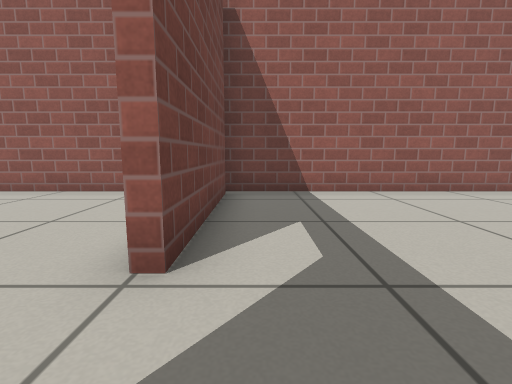
[1] (above)

21 first-person views from a walk through a robot-simulator world made for Gazebo. The camera is 0.5 m above the floor, tilts 8° down and sees 85° across. The floor is counted in squares, 0.5 m on a side. Each view is taken from the middle of a square. On the plan, view 1 faces up. The plan holds only what a view shows up to about 11 squares ahead; the rest is blank. Gazebo's built-in surfaces are drawn with simple patterns.

[2]
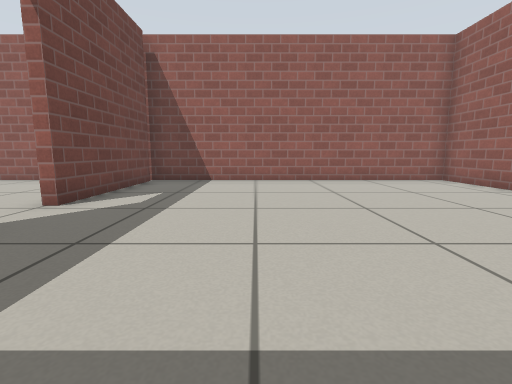

[3]
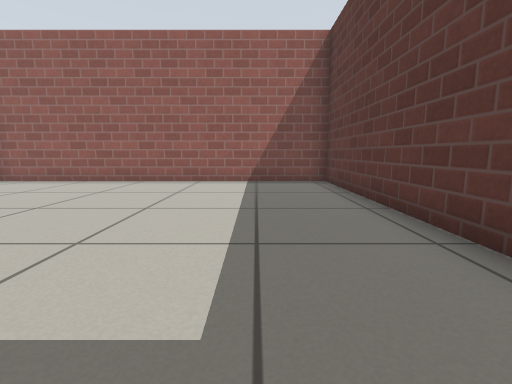

[4]
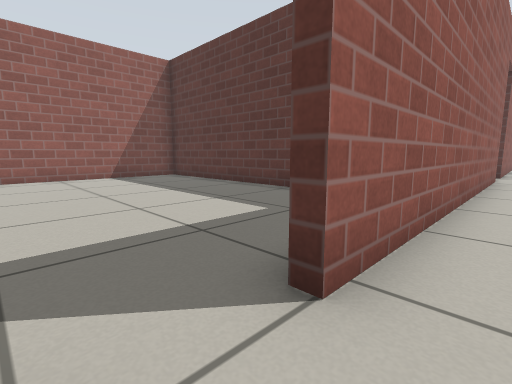

[5]
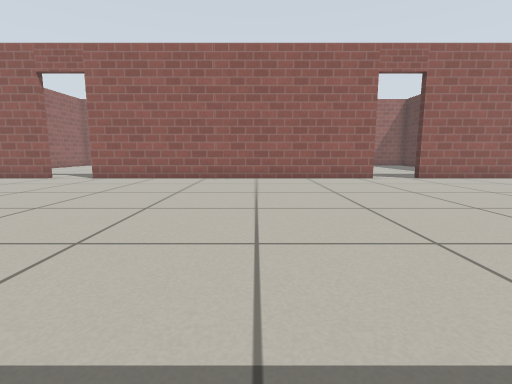

[6]
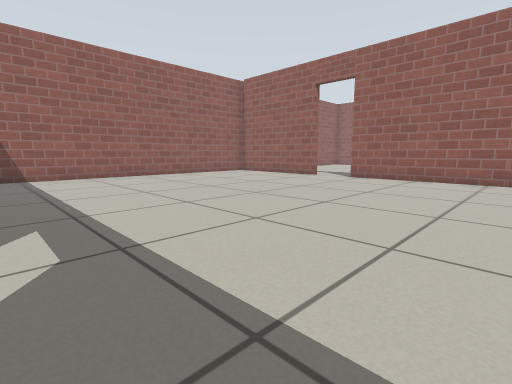

[7]
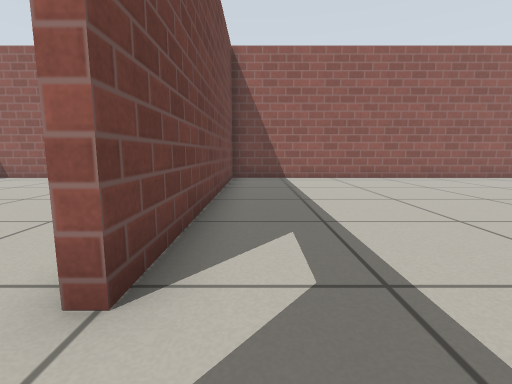

[8]
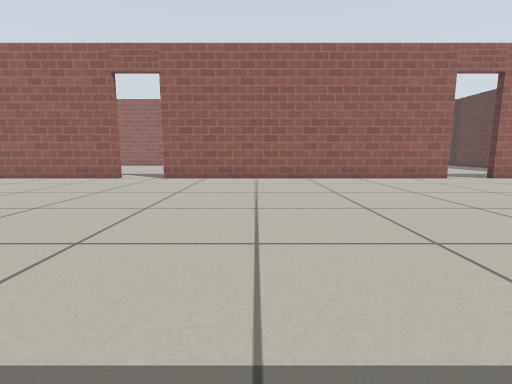

[9]
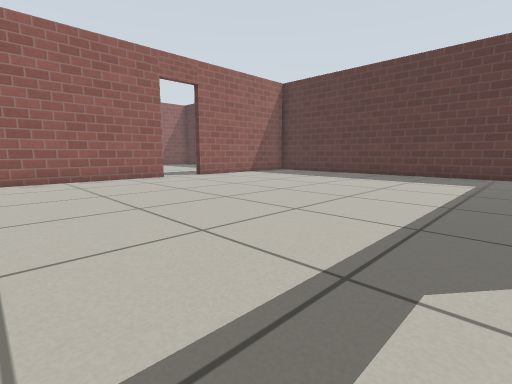

[10]
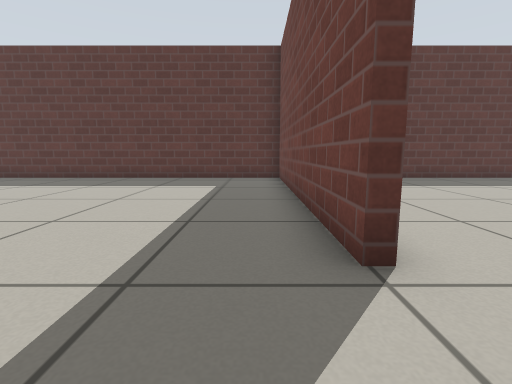

[11]
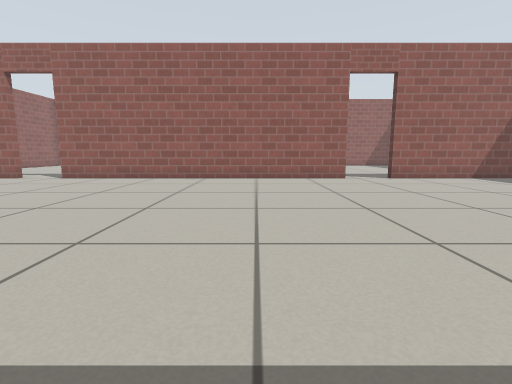

[12]
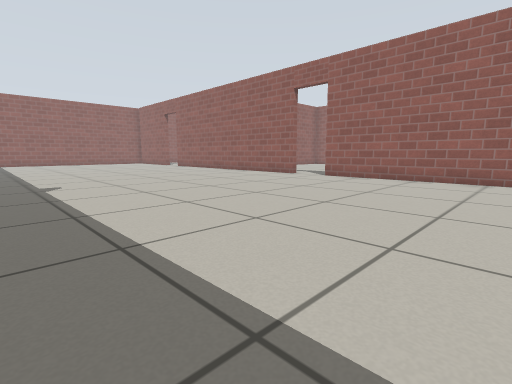

[13]
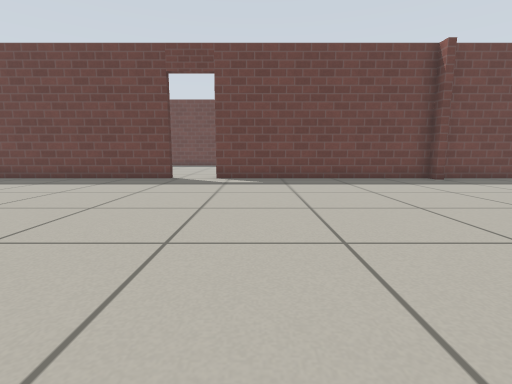

[14]
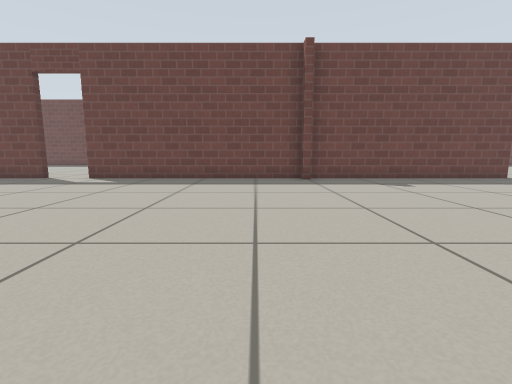

[15]
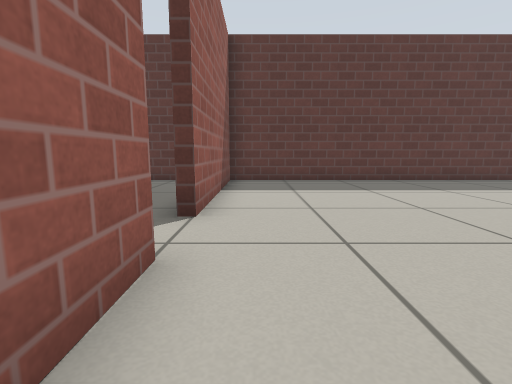

[16]
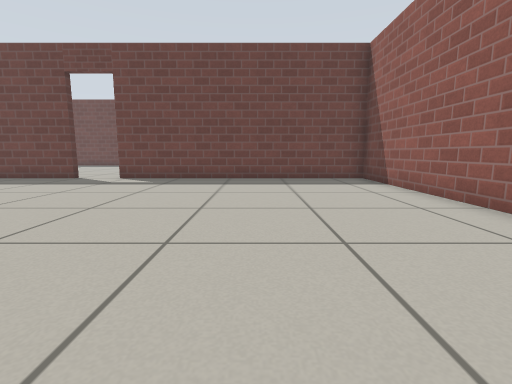

[17]
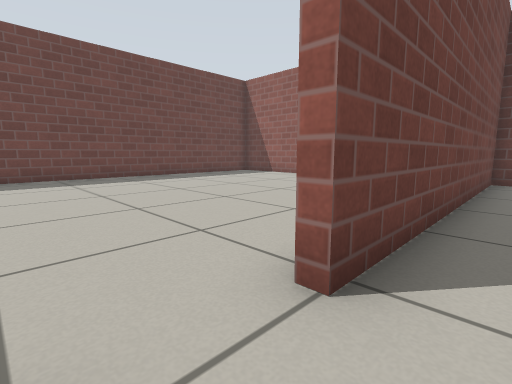

[18]
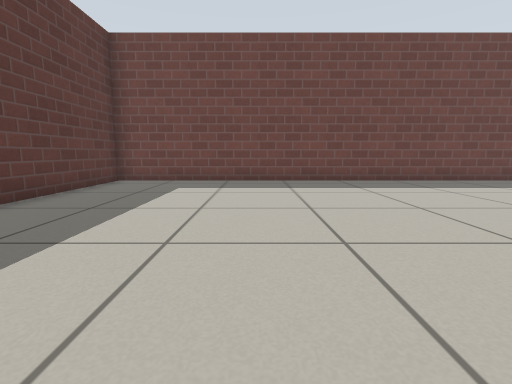

[19]
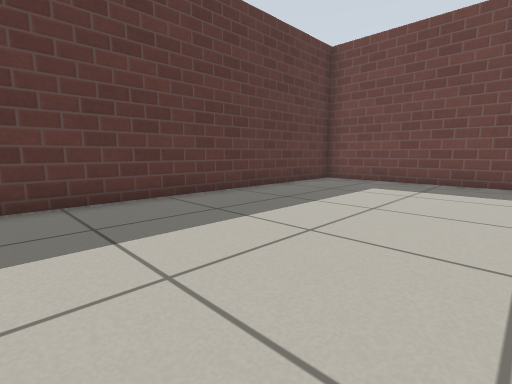

[20]
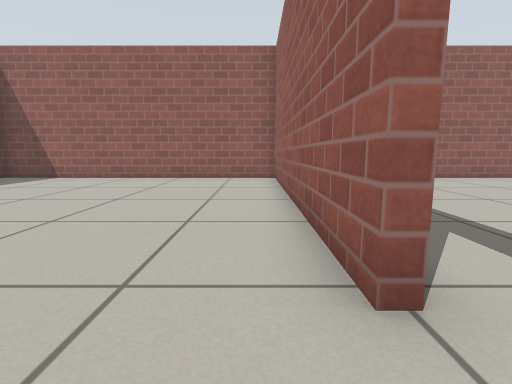

[21]
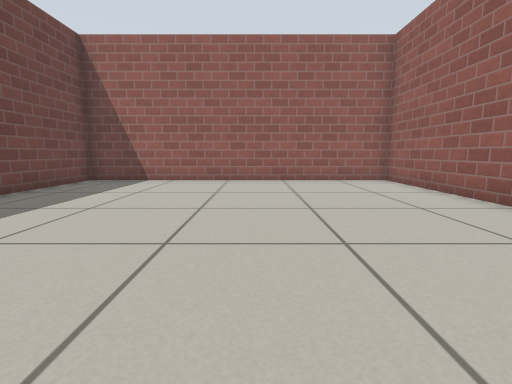

### Floor plan
Ten units are one square. View 1 is at (0, 0); x grows to the right and y downward. Boxes are objects, and circles mark ways between rooms. Rooms are numbered by the first view taken in them; rooms with no view inside come last. Other rooms are left out.
<svg viewBox="-246 -77 349 394">
<path fill="none" stroke="#000" d="M25 45 98 45 98 -72 -9 -72M-7 -69 -7 -22M-129 122 -129 206M-11 106 -11 -5M-129 41 -129 119M-129 222 -129 312 -11 312 -11 253M-11 236 -11 124M-11 -22 -11 -41M-9 -72 -129 -72 -129 24M-132 24 -132 -72 -241 -72 -241 119 -141 119"/>
<circle cx="-10" cy="-15" r="3" fill="#2a7"/>
<circle cx="-130" cy="35" r="3" fill="#2a7"/>
<text x="40" y="-20">1</text>
<text x="-70" y="120">2</text>
<text x="-190" y="20">3</text>
</svg>
Room 1 opens to room 2. Room 2 opens to room 3.

Where each view was taken, in squares from view 1:
view 1: 0 up, 0 right, facing up
view 2: 3 down, 3 right, facing up
view 3: 2 down, 0 right, facing right
view 4: 2 up, 2 left, facing down-right
view 5: 6 down, 12 left, facing right
view 6: 5 down, 12 left, facing up-right
view 7: 4 down, 12 left, facing up
view 8: 16 down, 12 left, facing right
view 9: 18 down, 12 left, facing down-right
view 10: 20 down, 12 left, facing down
view 11: 20 down, 12 left, facing right
view 12: 19 down, 12 left, facing up-right
view 13: 19 down, 2 left, facing left
view 14: 14 down, 2 left, facing left
view 15: 21 down, 2 left, facing down
view 16: 3 up, 2 left, facing left
view 17: 4 down, 12 left, facing up-left
view 18: 7 down, 14 left, facing left
view 19: 6 down, 14 left, facing down-left
view 20: 4 down, 14 left, facing up
view 21: 3 down, 18 left, facing up
